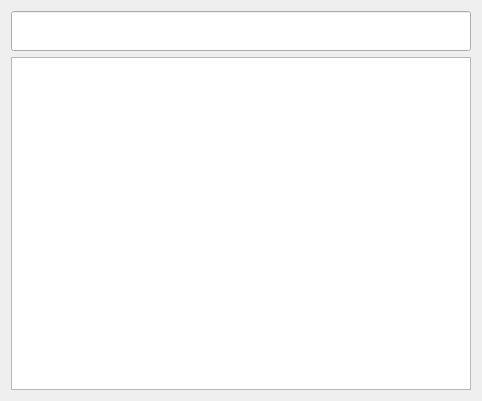
<?xml version="1.0" encoding="UTF-8"?>
<ui version="4.0">
 <class>MainWindow</class>
 <widget class="QMainWindow" name="MainWindow">
  <property name="geometry">
   <rect>
    <x>0</x>
    <y>0</y>
    <width>482</width>
    <height>401</height>
   </rect>
  </property>
  <property name="windowTitle">
   <string>QT实战项目五--计算器（by逆风微光 qq787701109）</string>
  </property>
  <widget class="QWidget" name="centralWidget">
   <layout class="QGridLayout" name="gridLayout">
    <item row="0" column="0">
     <widget class="QLineEdit" name="lineEdit">
      <property name="minimumSize">
       <size>
        <width>0</width>
        <height>40</height>
       </size>
      </property>
     </widget>
    </item>
    <item row="1" column="0">
     <widget class="QTextEdit" name="textEdit"/>
    </item>
   </layout>
  </widget>
 </widget>
 <layoutdefault spacing="6" margin="11"/>
 <resources/>
 <connections/>
</ui>
